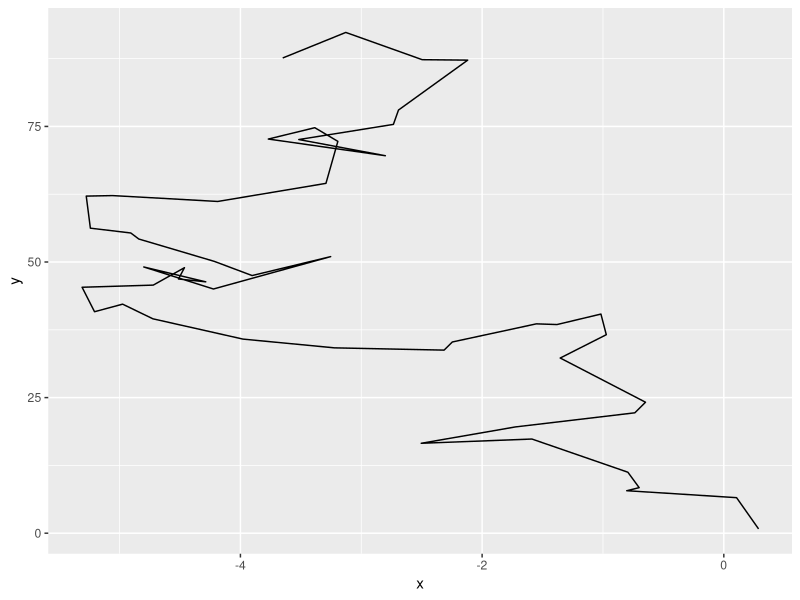

The R script that drew this image:
x <- c(); y <- c()

set.seed(123)
x[1] <- runif(1); y[1] <- runif(1)

for(i in 2:50){
  x[i] <- x[i-1] + runif(1, -1, 1)
  y[i] <- y[i-1] + rnorm(1, 1, 4)
}

tabla <- data.frame(x = x, y = y)

library(ggplot2)
ggplot(tabla) + geom_path(aes(x = x, y = y))
